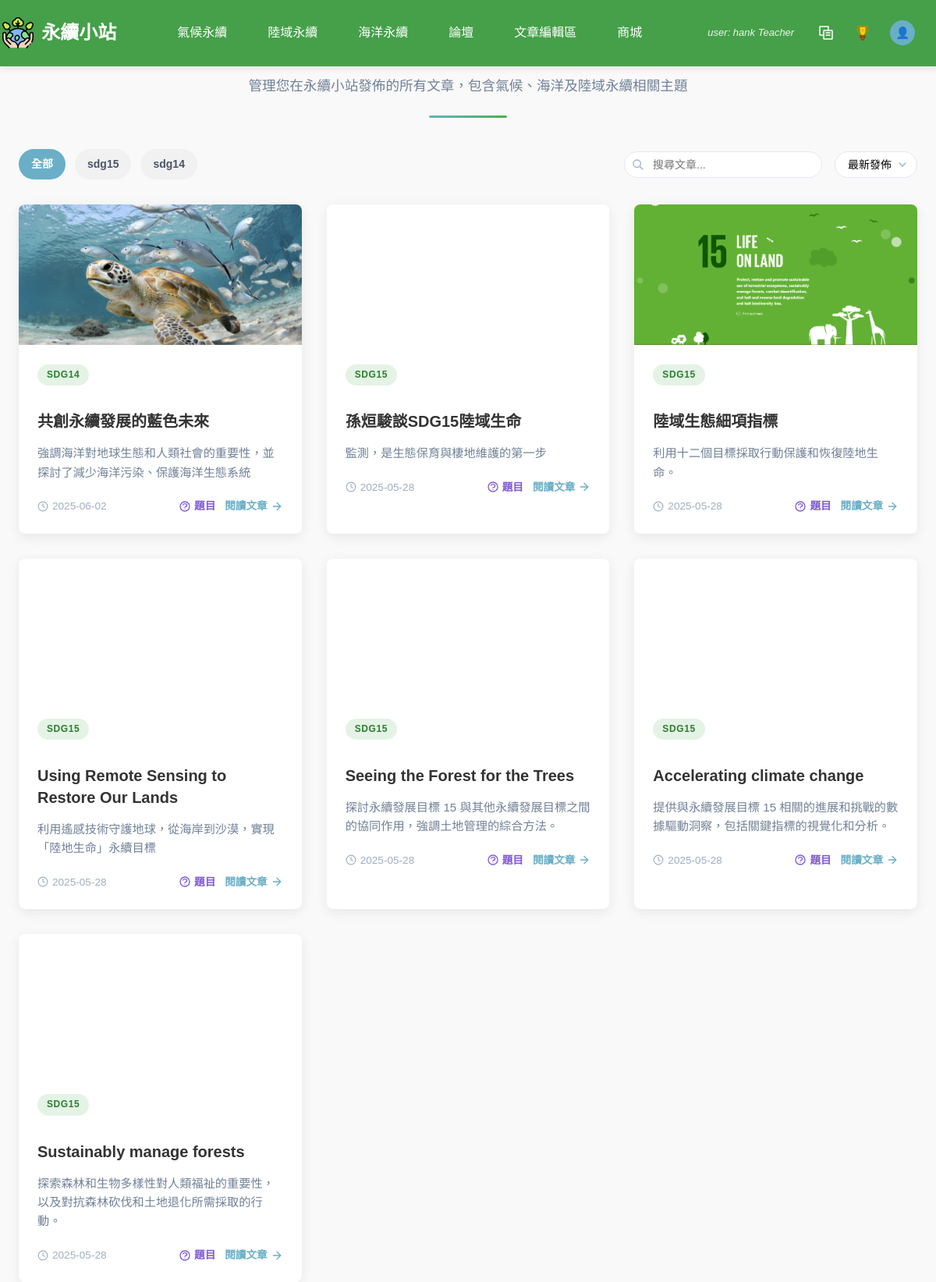
Page /php/teacher_articles.php (signed in) on the committed database.
### tables this page shows
CREATE TABLE `article` (
  `ArticleID` int(11) NOT NULL COMMENT '文章編號 (PK)',
  `Title` varchar(100) NOT NULL COMMENT '標題',
  `Category` varchar(50) NOT NULL COMMENT '分類',
  `ImageURL` varchar(255) DEFAULT NULL COMMENT '圖片網址',
  `Description` text DEFAULT NULL COMMENT '簡介',
  `ArticleURL` varchar(255) NOT NULL COMMENT '文章網址',
  `UserID` int(11) NOT NULL,
  `Content` longtext DEFAULT NULL COMMENT '文章內容',
  `created_at` timestamp NOT NULL DEFAULT current_timestamp(),
  `teacher_summary` longtext DEFAULT NULL COMMENT '老師重點整理'
);

### php/teacher_articles.php (the view, shortened to what this page needs)
<?php
require_once 'db_connect.php';
$teacherID = $_SESSION['user_id'] ?? null;
$category = isset($_GET['category']) ? $_GET['category'] : '';
$search = isset($_GET['search']) ? $_GET['search'] : '';
$sort = isset($_GET['sort']) ? $_GET['sort'] : 'newest';
$sql = "SELECT * FROM article WHERE UserID = ?";
$params = [$teacherID];
switch ($sort) {
    case 'newest':
    default:
        $sql .= " ORDER BY created_at DESC";
        break;
}
$page = isset($_GET['page']) ? (int)$_GET['page'] : 1;
$perPage = 9;
$offset = ($page - 1) * $perPage;
$sql .= " LIMIT ?, ?";
$params[] = $offset;
$params[] = $perPage;
$stmt = $conn->prepare($sql);
$articles = [];
if ($stmt) {
    $types = str_repeat('s', count($params));
    $stmt->bind_param($types, ...$params);
    $stmt->execute();
    $result = $stmt->get_result();
    while ($row = $result->fetch_assoc()) {
        $articles[] = $row;
    }
}
$categorySql = "SELECT DISTINCT Category FROM article WHERE UserID = ?";
$categoryStmt = $conn->prepare($categorySql);
$categories = [];
if ($categoryStmt) {
    $categoryStmt->bind_param('s', $teacherID);
    $categoryStmt->execute();
    $categoryResult = $categoryStmt->get_result();
    while ($row = $categoryResult->fetch_assoc()) {
        if (!empty($row['Category'])) {
            $categories[] = $row['Category'];
        }
    }
}
?>
<!DOCTYPE html>
<html lang="zh-TW">
<head>
    <link rel="stylesheet" href="../css/nav3.css">
    <link rel="stylesheet" href="../css/teacher_articles.css">
</head>
<body>
    <header>
        <?php include "nav.php"; ?>
    </header>
    <main class="container">
        <div class="page-header">
            <h1>我的文章列表</h1>
            <p>管理您在永續小站發佈的所有文章，包含氣候、海洋及陸域永續相關主題</p>
        </div>
        <div class="filter-controls">
            <div class="filter-categories">
                <a href="?<?php echo http_build_query(array_merge($_GET, ['category' => ''])); ?>" class="category-filter <?php echo empty($category) ? 'active' : ''; ?>">
                    全部
                </a>
                <?php foreach ($categories as $cat): ?>
                <a href="?<?php echo http_build_query(array_merge($_GET, ['category' => $cat])); ?>" class="category-filter <?php echo $category === $cat ? 'active' : ''; ?>">
                    <?php echo htmlspecialchars($cat); ?>
                </a>
                <?php endforeach; ?>
            </div>
            <div class="search-sort">
                <form class="search-input" method="GET" action="">
                    <svg xmlns="http://www.w3.org/2000/svg" viewBox="0 0 24 24" fill="#a0aec0">
                        <path d="M10 18a8 8 0 100-16 8 8 0 000 16zm0-14a6 6 0 110 12 6 6 0 010-12z" />
                        <path d="M21 21l-5-5" stroke="#a0aec0" stroke-width="2" stroke-linecap="round" />
                    </svg>
                    <input type="text" name="search" placeholder="搜尋文章..." value="<?php echo htmlspecialchars($search); ?>">
                </form>
                <form id="sortForm">
                    <select name="sort" class="sort-select" onchange="this.form.submit()">
                        <option value="newest" <?php echo $sort === 'newest' ? 'selected' : ''; ?>>最新發佈</option>
                    </select>
                </form>
            </div>
        </div>
        <div class="articles-container">
            <?php if (empty($articles)): ?>
            <div class="no-articles">
                <h3>您還沒有發佈任何文章</h3>
                <p>前往文章編輯區，創建您的第一篇永續相關文章，分享您的知識與見解。</p>
                <a href="crawler.php" class="create-article-btn">創建新文章</a>
            </div>
            <?php else: ?>
                <?php foreach ($articles as $article): ?>
                <div class="article-card">
                    <div class="article-image" style="background-image: url('../<?php echo !empty($article['ImageURL']) ? htmlspecialchars($article['ImageURL']) : 'img/default-article.jpg'; ?>')"></div>
                    <div class="article-content">
                        <?php
                        $categoryClass = '';
                        switch (strtolower($article['Category'] ?? '')) {
                            default:
                                $categoryClass = 'category-climate';
                        }
                        ?>
                        <span class="article-category <?php echo $categoryClass; ?>"><?php echo htmlspecialchars($article['Category'] ?? '未分類'); ?></span>
                        <h3 class="article-title"><?php echo htmlspecialchars($article['Title'] ?? '無標題'); ?></h3>
                        <p class="article-excerpt">
                            <?php
                            if (!empty($article['Description'])) {
                                echo htmlspecialchars(mb_substr($article['Description'], 0, 150, 'UTF-8')) . (mb_strlen($article['Description'], 'UTF-8') > 150 ? '...' : '');
                            } else {
                                echo htmlspecialchars(mb_substr(strip_tags($article['Content'] ?? ''), 0, 150, 'UTF-8')) . '...';
                            }
                            ?>
                        </p>
                        <div class="article-footer">
                            <span class="article-date">
                                <svg xmlns="http://www.w3.org/2000/svg" viewBox="0 0 24 24" fill="none" stroke="currentColor" stroke-width="2" stroke-linecap="round" stroke-linejoin="round">
                                    <circle cx="12" cy="12" r="10"></circle>
                                    <polyline points="12 6 12 12 16 14"></polyline>
                                </svg>
                                <?php echo date('Y-m-d', strtotime($article['created_at'] ?? 'now')); ?>
                            </span>
                            <div class="article-actions-footer">
                                <a href="article_questions.php?article_id=<?php echo $article['ArticleID']; ?>" class="article-questions-btn" title="查看題目">
                                    題目
                                </a>
                                <a href="article.php?id=<?php echo $article['ArticleID']; ?>" class="article-read-more">
                                    閱讀文章
                                    <svg xmlns="http://www.w3.org/2000/svg" viewBox="0 0 24 24" fill="none" stroke="currentColor" stroke-width="2" stroke-linecap="round" stroke-linejoin="round">
                                        <line x1="5" y1="12" x2="19" y2="12"></line>
                                        <polyline points="12 5 19 12 12 19"></polyline>
                                    </svg>
                                </a>
                            </div>
                        </div>
                    </div>
                </div>
                <?php endforeach; ?>
            <?php endif; ?>
        </div>
    </main>
</body>
</html>

### css/nav3.css (style rules this page uses)
body, html { margin: 0; padding: 0; height: 100%; }

### css/teacher_articles.css (style rules this page uses)
body { font-family: 'Noto Sans TC', sans-serif; margin: 0; padding: 0; background-color: #f9f9f9; color: #333; line-height: 1.6; }
.container { max-width: 1200px; margin: 2rem auto; padding: 0 1.5rem; }
.page-header { text-align: center; margin-bottom: 2.5rem; position: relative; }
.page-header h1 { font-size: 2.2rem; color: #2c5282; margin-bottom: 0.5rem; font-weight: 700; }
.page-header p { color: #718096; font-size: 1.1rem; max-width: 800px; margin: 0 auto; }
.page-header::after { content: ''; display: block; width: 100px; height: 3px; background: linear-gradient(to right, #6aafc7, #4caf50); margin: 1.5rem auto 0; border-radius: 2px; }
.articles-container { display: grid; grid-template-columns: repeat(auto-fill, minmax(300px, 1fr)); gap: 2rem; }
.article-card { background-color: #fff; border-radius: 8px; overflow: hidden; box-shadow: 0 4px 15px rgba(0, 0, 0, 0.08); transition: transform 0.3s ease, box-shadow 0.3s ease; position: relative; }
.article-image { height: 180px; background-size: cover; background-position: center; }
.article-content { padding: 1.5rem; }
.article-category { display: inline-block; font-size: 0.75rem; font-weight: 600; text-transform: uppercase; letter-spacing: 0.05em; padding: 0.25rem 0.75rem; border-radius: 50px; margin-bottom: 0.75rem; }
.category-climate { background-color: rgba(76, 175, 80, 0.15); color: #2e7d32; }
.article-title { font-size: 1.25rem; font-weight: 700; margin-bottom: 0.75rem; line-height: 1.4; display: -webkit-box; -webkit-line-clamp: 2; -webkit-box-orient: vertical; overflow: hidden; }
.article-excerpt { color: #718096; font-size: 0.95rem; margin-bottom: 1.25rem; display: -webkit-box; -webkit-line-clamp: 3; -webkit-box-orient: vertical; overflow: hidden; }
.article-footer { display: flex; justify-content: space-between; align-items: center; font-size: 0.85rem; color: #a0aec0; }
.article-actions-footer { display: flex; align-items: center; gap: 12px; }
.article-date { display: flex; align-items: center; }
.article-date svg { width: 14px; height: 14px; margin-right: 5px; }
.article-read-more { display: inline-flex; align-items: center; color: #6aafc7; font-weight: 600; text-decoration: none; transition: color 0.2s ease; }
.article-read-more svg { width: 16px; height: 16px; margin-left: 4px; transition: transform 0.2s ease; }
.filter-controls { display: flex; justify-content: space-between; align-items: center; margin-bottom: 2rem; flex-wrap: wrap; gap: 1rem; }
.filter-categories { display: flex; gap: 0.75rem; }
.category-filter { padding: 0.5rem 1rem; border-radius: 50px; font-size: 0.875rem; font-weight: 600; cursor: pointer; transition: all 0.2s ease; background-color: #f1f1f1; text-decoration: none; color: #4a5568; display: inline-block; }
.category-filter.active { background-color: #6aafc7; color: white; }
.search-sort { display: flex; gap: 1rem; }
.search-input { position: relative; }
.search-input input { padding: 0.5rem 1rem 0.5rem 2.25rem; border-radius: 50px; border: 1px solid #e2e8f0; font-size: 0.875rem; width: 200px; transition: border-color 0.2s ease, box-shadow 0.2s ease; }
.search-input svg { position: absolute; left: 10px; top: 50%; transform: translateY(-50%); width: 16px; height: 16px; fill: #a0aec0; }
.sort-select { padding: 0.5rem 2rem 0.5rem 1rem; border-radius: 50px; border: 1px solid #e2e8f0; font-size: 0.875rem; background-color: white; appearance: none; background-repeat: no-repeat; background-position: right 10px center; cursor: pointer; }
.article-questions-btn { display: inline-flex; align-items: center; color: #805ad5; font-weight: 600; text-decoration: none; transition: color 0.2s ease; font-size: 0.85rem; }
.article-questions-btn svg { width: 16px; height: 16px; margin-right: 4px; transition: transform 0.2s ease; }

### rows in the picture
article: ImageURL (picture), Category "SDG14", Title "共創永續發展的藍色未來", Description "強調海洋對地球生態和人類社會的重要性，並探討了減少海洋污染、保護海洋生態系統", created_at "2025-06-02"
article: Category "SDG15", Title "孫烜駿談SDG15陸域生命", Description "監測，是生態保育與棲地維護的第一步", created_at "2025-05-28"
article: ImageURL (picture), Category "SDG15", Title "陸域生態細項指標", Description "利用十二個目標採取行動保護和恢復陸地生命。", created_at "2025-05-28"
article: Category "SDG15", Title "Using Remote Sensing to Restore Our Lands", Description "利用遙感技術守護地球，從海岸到沙漠，實現「陸地生命」永續目標", created_at "2025-05-28"
article: Category "SDG15", Title "Seeing the Forest for the Trees", Description "探討永續發展目標 15 與其他永續發展目標之間的協同作用，強調土地管理的綜合方法。", created_at "2025-05-28"
article: Category "SDG15", Title "Accelerating climate change", Description "提供與永續發展目標 15 相關的進展和挑戰的數據驅動洞察，包括關鍵指標的視覺化和分析。", created_at "2025-05-28"
article: Category "SDG15", Title "Sustainably manage forests", Description "探索森林和生物多樣性對人類福祉的重要性，以及對抗森林砍伐和土地退化所需採取的行動。", created_at "2025-05-28"

### other values in the picture
$_SESSION['username'] "hank"
$_SESSION['role'] "Teacher"
$cat "sdg15"
$cat "sdg14"
